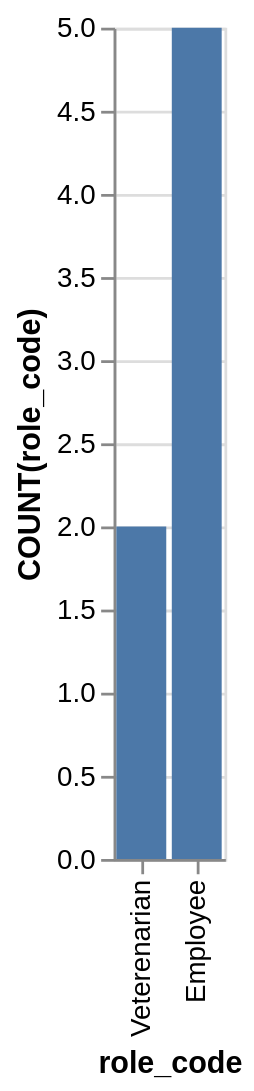

Write a Vega-Lite specification for this figure.
### Vega-Lite specification from a JSON file in a GitHub repository (floating-point values rounded to 4 significant figures)
{"data": {"values": [{"x_data": "Veterenarian", "y_data": 2}, {"x_data": "Employee", "y_data": 5}]}, "mark": "bar", "encoding": {"x": {"field": "x_data", "type": "nominal", "title": "role_code", "sort": "descending"}, "y": {"field": "y_data", "type": "quantitative", "title": "COUNT(role_code)"}}}
